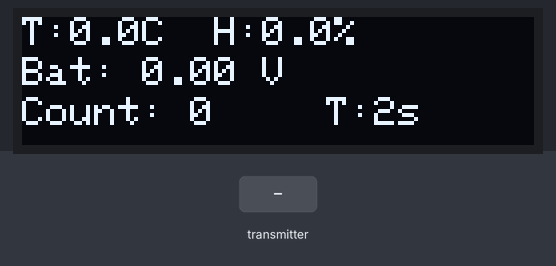
Recording of a sketch running on a simulated Arduino Nano, built with avr-gcc and run on an emulated ATmega328P. Parts: 128×32 one-colour display. The inputs (shaded band) are chosen by the test bench. No radio packets arrive unless stated; what the sketch prints to the serial monitor is not drawn.

Above: at 2.2 s.
2.3 s: the transmitter starts sending temperature = 0
At 2.34 s:
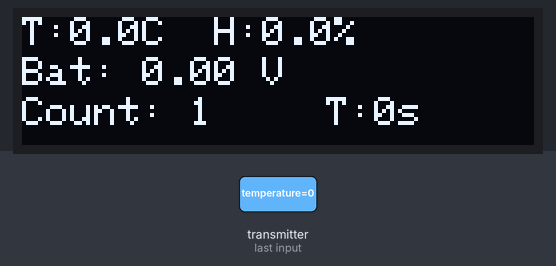
3.8 s: the transmitter starts sending humidity = 25
At 3.85 s:
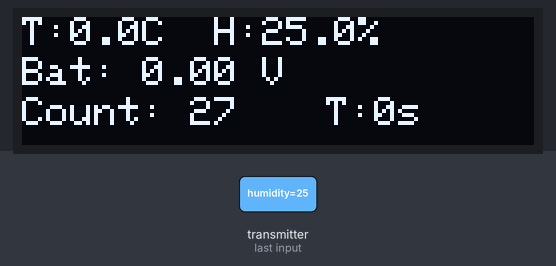
5.3 s: the transmitter starts sending batteryVoltage = 0
At 8.23 s:
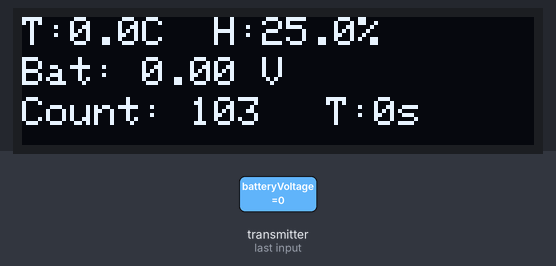
8.3 s: the transmitter starts sending temperature = 25
At 8.4 s:
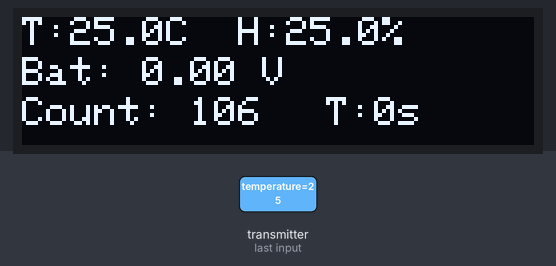
9.8 s: the transmitter starts sending humidity = 0
At 9.91 s:
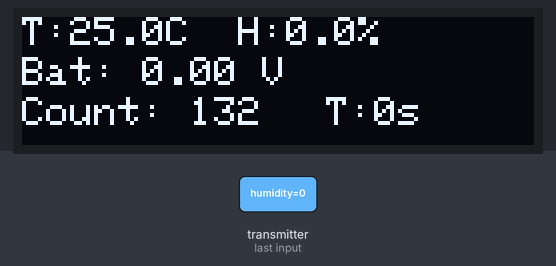
11.4 s: the transmitter starts sending batteryVoltage = 25
At 13.96 s:
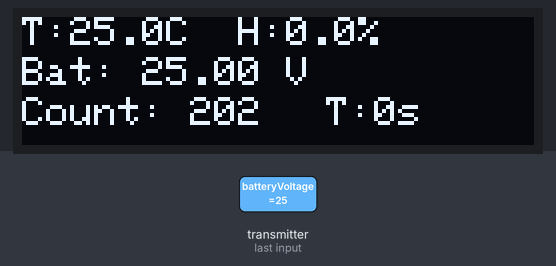

The sketch:

Nano_Nrf24_OLED_RX.ino
```cpp
/******************************************************************************
 * Nano_Nrf24_AHT10_RX — Wireless Environmental Monitor (Receiver)
 *
 * Overview
 * --------
 * This sketch turns an **Arduino Nano** into a low-power receiver node that
 * listens for packets sent over **nRF24L01+** radio from a matching
 * Nano_Nrf24_AHT10_TX transmitter.
 *
 * Each packet carries:
 *   • Temperature (°C)
 *   • Humidity (%)
 *   • Battery voltage (V)
 *
 * On every packet the data are:
 *   1. Logged to the Serial Monitor (9600 baud).
 *   2. Shown on a 128 × 32 I²C **SSD1306 OLED** in three lines
 *      – temperature & humidity, battery voltage, message counter & time-since-last.
 *
 * Hardware Connections
 * --------------------
 *   nRF24L01+   →  Nano
 *     CE  ——  9
 *     CSN —— 10
 *     MOSI—— 11 (HW-SPI)
 *     MISO—— 12
 *     SCK —— 13
 *     VCC —— 3 V3 (use 10 µF cap nearby)
 *     GND —— GND
 *
 *   SSD1306 OLED (I²C, 0x3C) → Nano
 *     SDA —— A4
 *     SCL —— A5
 *     VCC —— 5 V (or 3 V3)
 *     GND —— GND
 *
 * Key Features
 * ------------
 * • **Live display refresh** – the screen is updated every loop, so the last
 *   valid reading stays visible even if no new packet arrives.
 * • **Counter** – increments on every successful reception.
 * • **Timeout indicator** – shows seconds elapsed since the last packet, useful
 *   for spotting drop-outs or dead transmitters.
 *
 * Power Tips
 * ----------
 * Running the Nano at 8 MHz/3 V3 and dimming or blanking the OLED between
 * updates can extend battery life in field deployments.
 *
 * Compiler & Libraries
 * --------------------
 *   • Arduino IDE ≥ 1.8 / PlatformIO
 *   • RF24 by TMRh20
 *   • Adafruit_GFX + Adafruit_SSD1306
 *
 * Written by Amir — April 2025. Enjoy!
 ******************************************************************************/


#include <SPI.h>
#include <Wire.h>
#include <RF24.h>
#include <Adafruit_GFX.h>
#include <Adafruit_SSD1306.h>

#define SCREEN_WIDTH 128
#define SCREEN_HEIGHT 32
#define OLED_RESET    -1

Adafruit_SSD1306 display(SCREEN_WIDTH, SCREEN_HEIGHT, &Wire, OLED_RESET);
RF24 radio(9, 10); // CE, CSN

const byte address[6] = "00001";

struct SensorData {
  float temperature;
  float humidity;
  float batteryVoltage;
};

int counter = 0;
unsigned long lastReceiveTime = 0;
SensorData receivedData; // שמירה של ההודעה האחרונה

void setup() {
  Serial.begin(9600);
  while (!Serial);

  delay(1000);

  if (!radio.begin()) {
    Serial.println("NRF24L01 not detected");
    while (1);
  }

  radio.openReadingPipe(0, address);
  radio.setPALevel(RF24_PA_LOW);
  radio.startListening();

  while (!display.begin(SSD1306_SWITCHCAPVCC, 0x3C)) {
    Serial.println("OLED not found, retrying...");
    delay(500);
  }

  display.clearDisplay();
  display.setTextSize(1);
  display.setTextColor(SSD1306_WHITE);
  display.setCursor(0, 0);
  display.println("Waiting for data...");
  display.display();

  Serial.println("Receiver ready");
}

void loop() {
  // אם התקבלה הודעה – קרא ושמור
  if (radio.available()) {
    radio.read(&receivedData, sizeof(receivedData));
    counter++;
    lastReceiveTime = millis();

    Serial.print("Received | Temp: ");
    Serial.print(receivedData.temperature);
    Serial.print(" C | Hum: ");
    Serial.print(receivedData.humidity);
    Serial.print(" % | Vbat: ");
    Serial.print(receivedData.batteryVoltage);
    Serial.println(" V");
  }

  // תצוגה תמידית – גם אם לא התקבלה הודעה חדשה
  display.clearDisplay();
  display.setTextSize(1);

  // שורה 1: טמפ + לחות
  display.setCursor(0, 0);
  display.print("T:");
  display.print(receivedData.temperature, 1);
  display.print("C  H:");
  display.print(receivedData.humidity, 1);
  display.println("%");

  // שורה 2: מתח סוללה
  display.setCursor(0, 10);
  display.print("Bat: ");
  display.print(receivedData.batteryVoltage, 2);
  display.println(" V");

  // שורה 3: מונה
  display.setCursor(0, 20);
  display.print("Count: ");
  display.print(counter);

  // שורה 3 המשך: זמן מאז הודעה אחרונה
  display.setCursor(70, 20);
  unsigned long timeSinceLast = (millis() - lastReceiveTime) / 1000;
  display.print(" T:");
  display.print(timeSinceLast);
  display.print("s");

  display.display();
}
```

Measured:
- after the input at 2.3 s, the display: changes at once (image 1)
